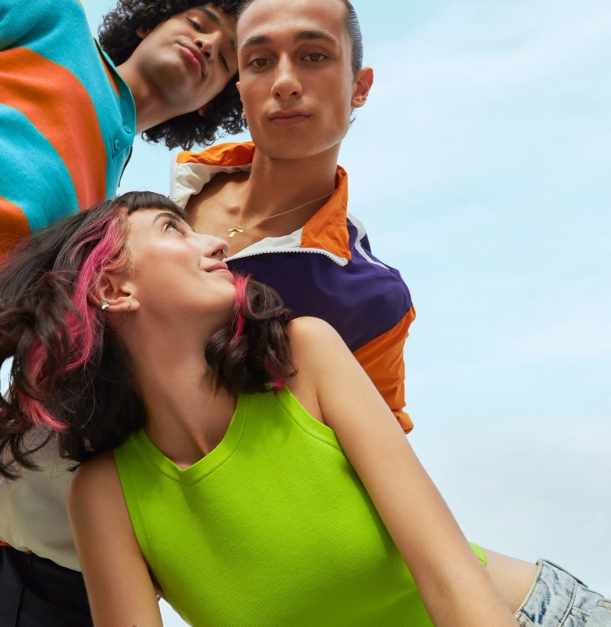
#> input picture .tmp/pptx-zone-extract/ppt/media/image30.jpeg, 1221 x 1254 px (shown at 1/2 size); its folder holds only this picture in this run
$ python -i heatmap_postprocess.py   (imports and definitions only)
#> lines starting #> are read from the running program, lines starting #| are printed output that depends on the picture; after the words box and inside, x2 and y2 are one past the last pixel; in counts of white or black regions, pixels touching at a corner belong together
"""
EyeQuant-style heatmap post-processing: reduce top-to-bottom bias, emphasize local hotspots.
Tuned for headlines and images (fine-grained, less global wash).
Used by both MDS-ViTNet (main.py) and SUM (main_sum.py) backends.
"""
from __future__ import annotations

import numpy as np

# Preset: maximum fine-grained – only small local spots (headlines, images, CTAs) visible
ROW_BASELINE_FACTOR = 1.12  # strong oversubtract so no vertical bias
GLOBAL_GRADIENT_FACTOR = 0.999  # strip virtually all global gradient
GLOBAL_SIGMA_FRAC = 1.9  # very large blur → only fine local structure left
PERCENTILE_LO, PERCENTILE_HI = 1, 99  # only the very strongest attention gets hot
LOCAL_CONTRAST_FACTOR = 5.5  # very strong local emphasis → sharp spot boundaries
LOCAL_SIGMA_FRAC = 1800  # min(h,w)/1800 → very small sigma = word/element scale
UNSHARP_FACTOR = 2.2  # very crisp spot edges
UNSHARP_SIGMA = 0.25  # very fine sharpening
GAMMA = 0.14  # maximum sensitivity: tiny differences in attention visible


def postprocess_eyequant_style(arr: np.ndarray, out_h: int, out_w: int) -> np.ndarray:
    """Reduce vertical baseline and global gradient; emphasize local hotspots (headlines, images)."""
    from scipy.ndimage import gaussian_filter

    arr = np.clip(arr.astype(np.float64), 0, 1)
    # 1) Full vertical baseline removal so no top-to-bottom bias
    row_means = np.mean(arr, axis=1)
    sigma_row = max(20.0, out_h / 6)
    row_baseline = gaussian_filter(row_means, sigma=sigma_row, mode="nearest")
    row_baseline_2d = np.tile(row_baseline[:, np.newaxis], (1, out_w))
    arr = arr - ROW_BASELINE_FACTOR * row_baseline_2d
    arr = np.clip(arr, 0, 1)
    # 2) Strong global gradient removal → only local structure remains
    sigma_global = max(40.0, min(out_h, out_w) / GLOBAL_SIGMA_FRAC)
    global_smooth = gaussian_filter(arr, sigma=sigma_global, mode="nearest")
    arr = arr - GLOBAL_GRADIENT_FACTOR * global_smooth
    arr = np.clip(arr, 0, 1)
    # 2b) Second pass: remove any remaining broad gradient (even finer result)
    sigma_global2 = max(60.0, min(out_h, out_w) / 1.6)
    global_smooth2 = gaussian_filter(arr, sigma=sigma_global2, mode="nearest")
    arr = arr - 0.97 * global_smooth2
    arr = np.clip(arr, 0, 1)
    # 3) Tight percentile stretch so hotspots use full range
    lo, hi = np.percentile(arr, [PERCENTILE_LO, PERCENTILE_HI])
    if hi > lo:
        arr = (arr - lo) / (hi - lo)
    arr = np.clip(arr, 0, 1)
    # 4) Very fine local contrast (small sigma = word/element scale)
    sigma_local = max(0.4, min(out_h, out_w) / LOCAL_SIGMA_FRAC)
    local_mean = gaussian_filter(arr, sigma=sigma_local, mode="nearest")
    arr = arr + LOCAL_CONTRAST_FACTOR * (arr - local_mean)
    arr = np.clip(arr, 0, 1)
    # 5) Unsharp for crisp hotspots
    blur = gaussian_filter(arr, sigma=UNSHARP_SIGMA, mode="nearest")
    arr = arr + UNSHARP_FACTOR * (arr - blur)
    arr = np.clip(arr, 0, 1)
    # 6) Gamma: more sensitivity in hot range
    arr = np.power(arr, GAMMA)
    return np.clip(arr, 0, 1)

>>> import cv2
>>> picture = cv2.imread('../.tmp/pptx-zone-extract/ppt/media/image30.jpeg', cv2.IMREAD_GRAYSCALE)
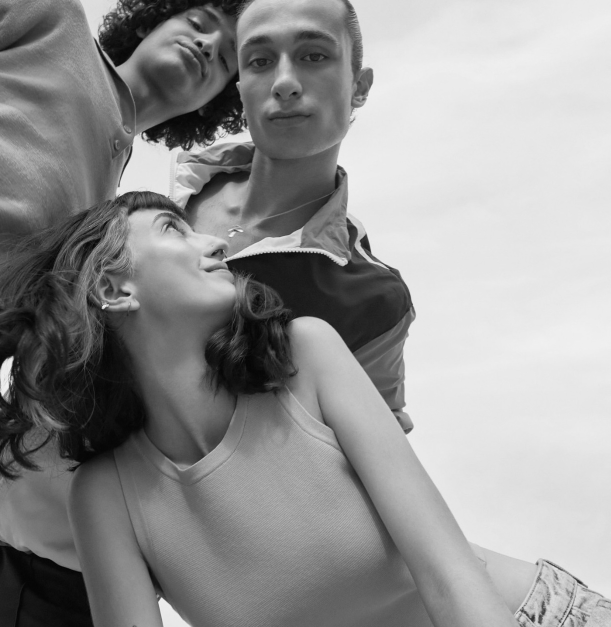
#> picture: shape (1254, 1221) (shown at 1/2 size); min 0, max 251, mean 147.4
>>> result = postprocess_eyequant_style(picture, 'out.png', 'out1.png')
#> in postprocess_eyequant_style, `arr = np.clip(arr.astype(np.float64), 0, 1)`:
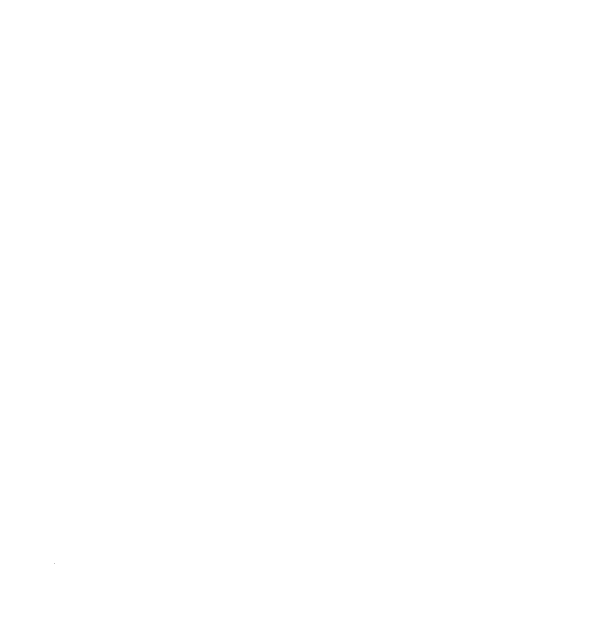
#> arr: shape (1254, 1221) float64 (shown at 1/2 size); values 0 (black) and 1 (white), 100% white; black in thin lines or dots, all inside (x1, y1, x2, y2) = (108, 1127, 109, 1128)
#> in postprocess_eyequant_style, `row_means = np.mean(arr, axis=1)`: row_means = 1254 values, max 1 at index 0, min 0.999 at index 1127, mean 1
#> (the run stopped early here; a loop or call above may not have finished)

$ run again, on .tmp/pptx-zone-extract/ppt/media/image33.jpeg
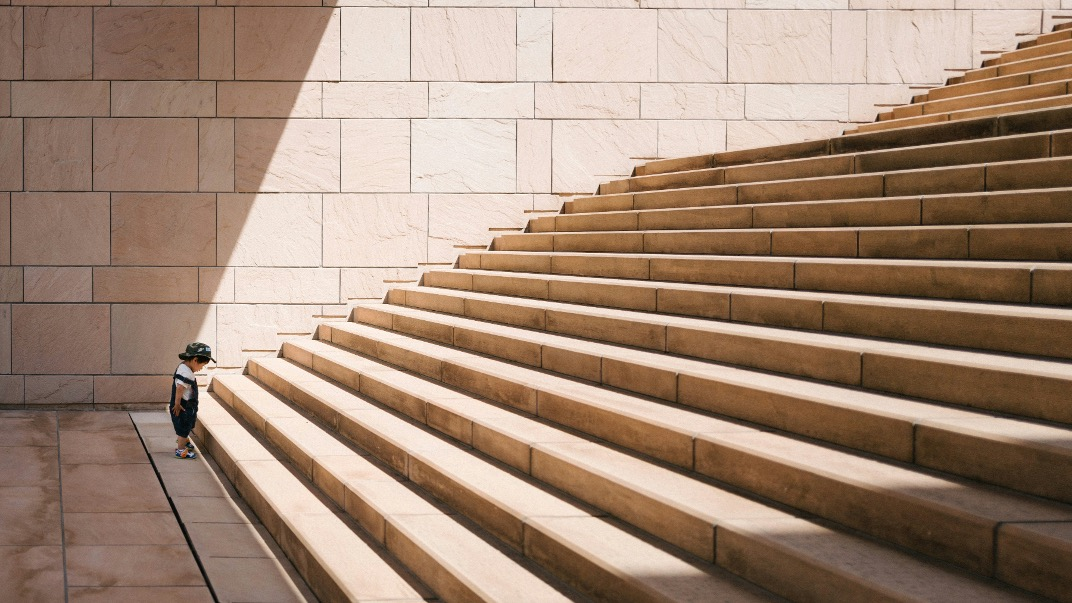
#> input picture .tmp/pptx-zone-extract/ppt/media/image33.jpeg, 1072 x 603 px
#> `picture = cv2.imread('../.tmp/pptx-zone-extract/ppt/media/image30.jpeg..`:
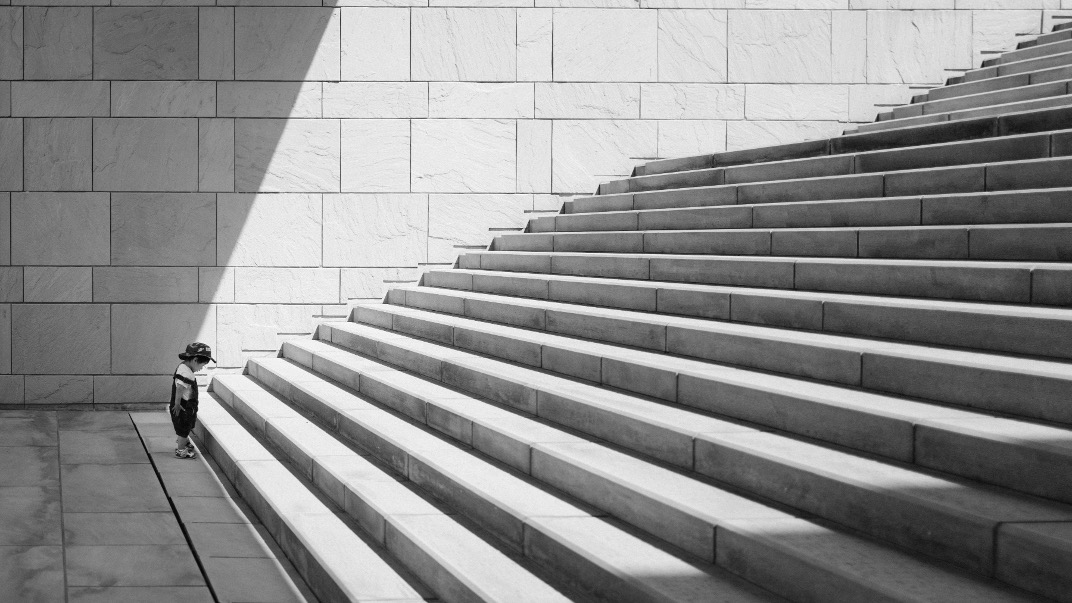
#> picture: shape (603, 1072); min 0, max 255, mean 142.1
#> arr: shape (603, 1072) float64; values 0 (black) and 1 (white), 100% white; black in thin lines or dots, all inside (x1, y1, x2, y2) = (192, 356, 206, 359)
#> row_means = 603 values, max 1 at index 0, min 0.998 at index 356, mean 1

$ run again, on .tmp/pptx-zone-extract/ppt/media/image34.jpeg
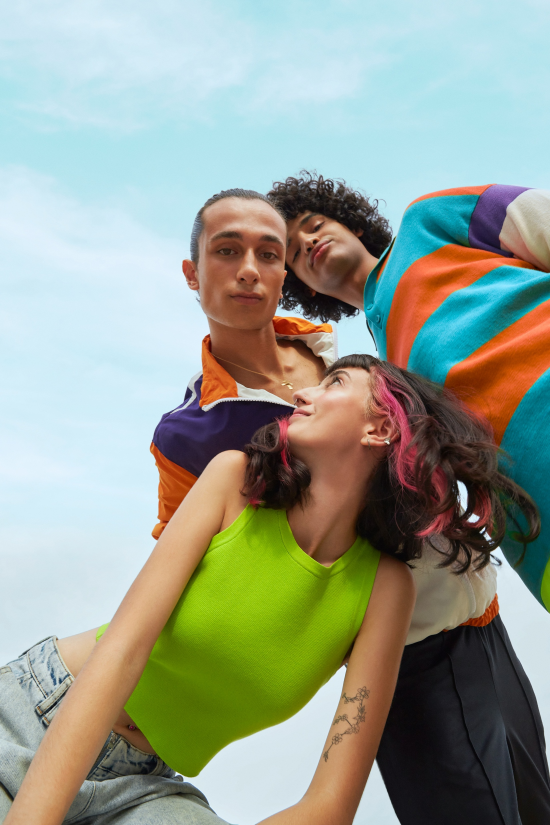
#> input picture .tmp/pptx-zone-extract/ppt/media/image34.jpeg, 1650 x 2475 px (shown at 1/3 size)
#> `picture = cv2.imread('../.tmp/pptx-zone-extract/ppt/media/image30.jpeg..`:
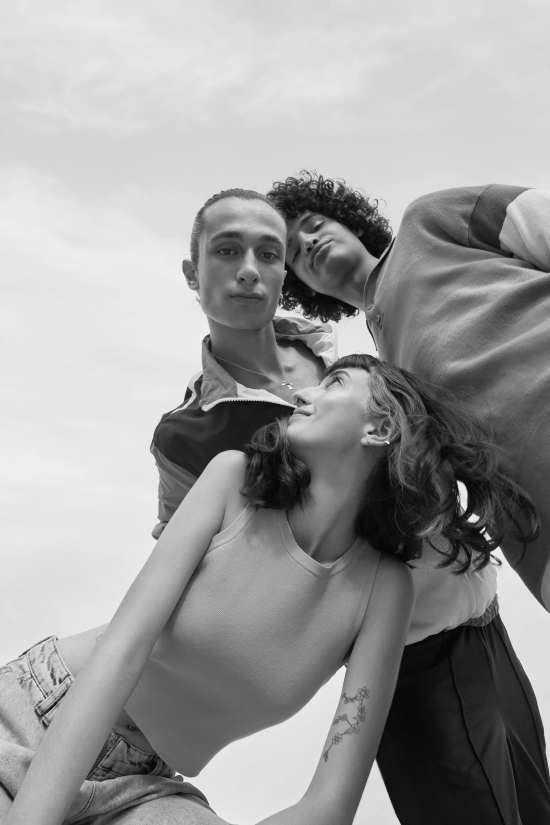
#> picture: shape (2475, 1650) (shown at 1/3 size); min 0, max 253, mean 154.9
#> arr: shape (2475, 1650) float64; values 0 (black) and 1 (white), 100% white; black in thin lines or dots, all inside (x1, y1, x2, y2) = (155, 1142, 1264, 2125)
#> row_means = 2475 values, max 1 at index 0, min 0.999 at index 1142, mean 1

$ run again, on .tmp/pptx-zone-extract/ppt/media/image35.jpeg
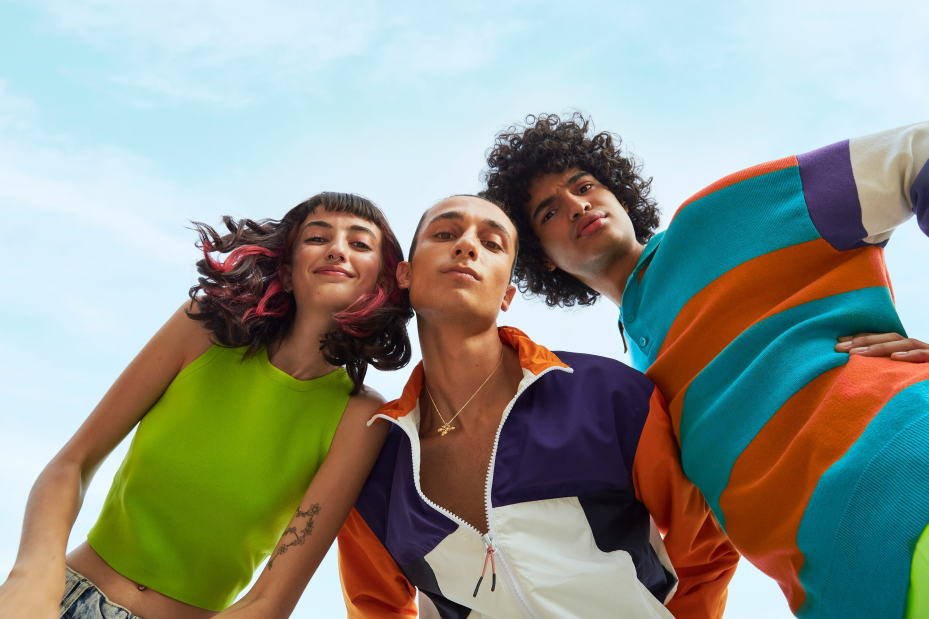
#> input picture .tmp/pptx-zone-extract/ppt/media/image35.jpeg, 3714 x 2476 px (shown at 1/4 size)
#> `picture = cv2.imread('../.tmp/pptx-zone-extract/ppt/media/image30.jpeg..`:
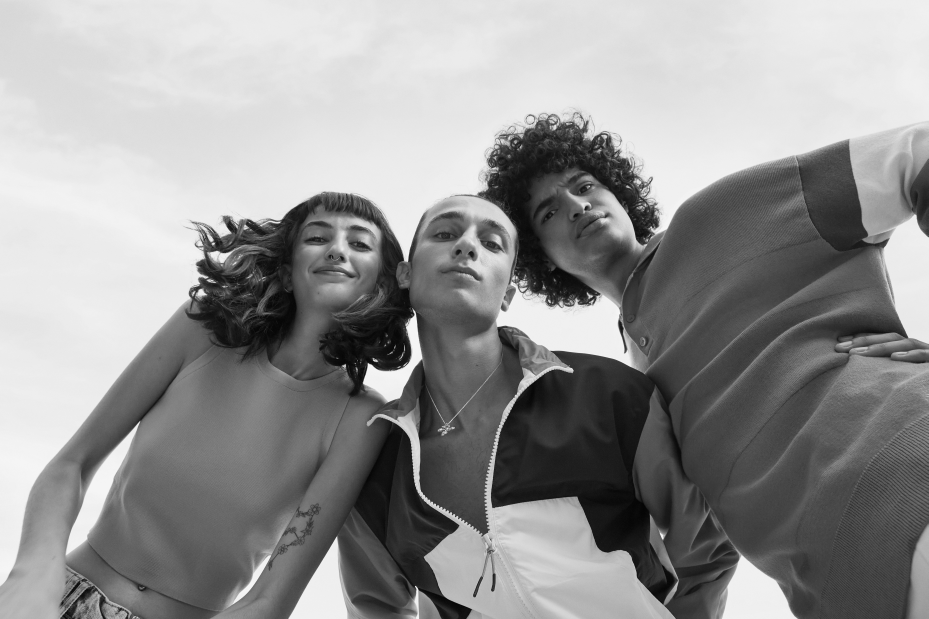
#> picture: shape (2476, 3714) (shown at 1/4 size); min 0, max 255, mean 147.2
#> arr: shape (2476, 3714) float64; values 0 (black) and 1 (white), 100% white; black in thin lines or dots, all inside (x1, y1, x2, y2) = (1003, 1262, 2655, 2429)
#> row_means = 2476 values, max 1 at index 0, min 0.999 at index 2384, mean 1
